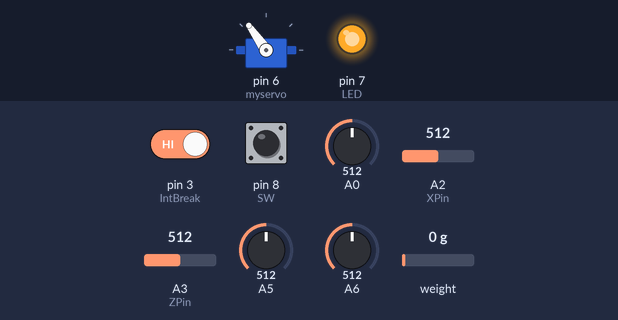
A sketch run on a simulated Arduino Uno, built with avr-gcc and run on an emulated ATmega328P. Parts: servo, output pins drawn as LEDs (lit = HIGH). Inputs (shaded band) come from the test bench; at power-on: weight on the scale 0 g, pin 3 (IntBreak) HIGH, pin 8 (SW) HIGH, A0 = 512, A2 (XPin) = 512, A3 (ZPin) = 512, A5 = 512, A6 = 512. What the sketch prints to the serial monitor is not drawn.

Above: at 2.8 s.
2.9 s: weight on the scale set to 100 g
At 5.02 s:
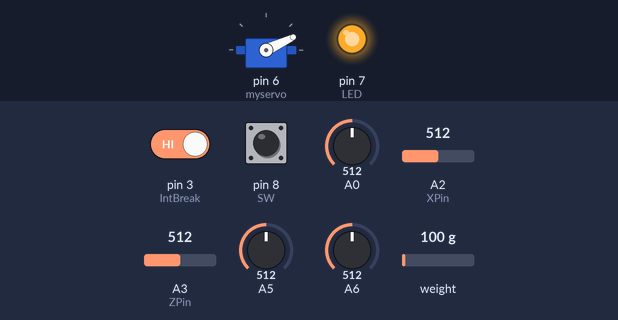
6.6 s: pin 3 (IntBreak) driven LOW
At 7.9 s:
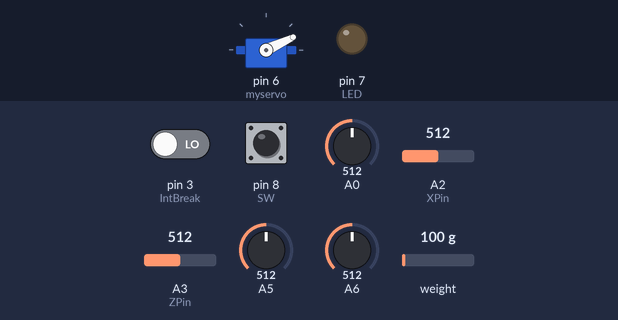
19.7 s: pin 3 (IntBreak) driven HIGH
At 21.1 s:
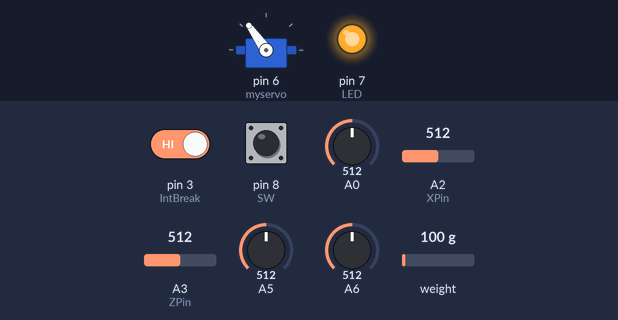
Timing chart, 0 to 22.7 s (numbered marks = the images above; inputs shaded):
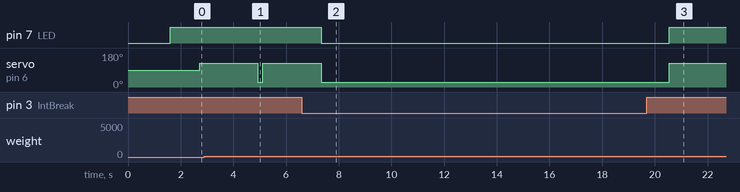

Measured:
- after the input at 2.9 s, servo on pin 6 (myservo): 125° → 25° after 2.0 s, → 125° 0.20 s later
- after the input at 6.6 s, pin 7 (LED): HIGH → LOW after 0.73 s; servo on pin 6 (myservo): 125° → 25° after 0.73 s
- after the input at 19.7 s, pin 7 (LED): LOW → HIGH after 0.85 s; servo on pin 6 (myservo): 25° → 125° after 0.85 s

The sketch:

0918.ino
```cpp
//////////////////////庫//////////////////////
#include <Servo.h>
#include "HX711.h"

//////////////////////實例化物件//////////////////////
Servo myservo;
HX711 scale;

//////////////////////五大模式變數//////////////////////
volatile int NowMode;
int CtrlGoStop;
int timer = 0;

//////////////////////開關跟按鈕、LED、馬達變數//////////////////////
#define NUMBER 5
#define LED 7
#define BUTTONRED 12
#define BUTTONBULE 13
#define SW 8
int red, bule;      //按鈕變數
int OnOff;          //監控是否自動手動變數
int Seg = 1;        //為手動調整伺服馬達變數

//////////////////////HX711相關變數及陣列//////////////////////
float Hx711Array[NUMBER];
float Hx711SortArray[NUMBER];
int HallStartValue = 0;
int SendHx711;
int MedienHx711;

float Hx711newArray[NUMBER];
int avgHx711;

//////////////////////Z軸相關變數及陣列//////////////////////
float ZAxisArray [NUMBER];
float ZSortArray [NUMBER];
int ZStartValue = 0;
int SendZ;
int MedienZ;
const int ZPin = A3;

//////////////////////X軸相關變數及陣列//////////////////////
float XAxisArray[NUMBER];
float XSortArray[NUMBER];
int XStartValue = 0;
int SendX;
int MedienX;
const int XPin = A2;

//////////////////////外部中斷控制變數//////////////////////
int CtrlInti = 0;
int IntBreak = 3;
int HILO;

void setup() {
  Serial.begin(115200);
  //////////////////////設定開關跟按鈕//////////////////////
  pinMode(BUTTONRED, INPUT);
  pinMode(BUTTONBULE, INPUT);
  pinMode(SW, INPUT_PULLUP);
  //////////////////////設定伺服馬達//////////////////////
  myservo.attach(6);
  //////////////////////設定應變規//////////////////////
  // HX711.DOUT  - pin #A1
  // HX711.PD_SCK - pin #A0
  scale.begin(A1, A0);
  scale.set_scale(3780.f);                      // this value is obtained by calibrating the scale with known weights; see the README for details
  scale.tare();               // reset the scale to 0
  //////////////////////在程式初始時先放五個 Hall&X&Z 元素進陣列//////////////////////
  PutValueArray(Hx711Array);
  PutValueArray(XAxisArray, XPin, &XStartValue, "X");
  PutValueArray(ZAxisArray, ZPin, &ZStartValue, "Z");
  //////////////////////藍芽初始化//////////////////////
  /*pinMode(9, OUTPUT);
    digitalWrite(9, HIGH);
    delay(1000);*/
  //////////////////////外部中斷設定//////////////////////
  //attachInterrupt(0, InteHall, HIGH); //assign int0
  /*pinMode(IntBreak, INPUT);*/
  //////////////////////所有設定已完成 LED亮起//////////////////////
  pinMode(LED, OUTPUT);
  digitalWrite(LED, HIGH);
}

//////////////////////外部中斷涵式//////////////////////
void InteHall() {
  CtrlInti = 1;
  digitalWrite(LED, LOW);
  if (SendX >= 5) {
    MotorCmd(2);
    NowMode = 5;
    delay(1000);
  }
  CtrlInti = 0;
}

//////////////////////Hx711陣列初始化完放五個元素//////////////////////
void PutValueArray(float Array[]) {
  for (int i = 0; i < NUMBER; i++) {
    Array[i] = scale.get_units();
  }
  HallStartValue = scale.get_units();
}

void PutValueArray(float Array[], int Pin, int* StartValue, String Axis) {
  if (Axis == "X") {
    for (int i = 0; i < NUMBER; i++) {
      Array[i] = (((float)analogRead(Pin) - 331.5) / 65 * 9.8);
    }
    *StartValue = (((float)analogRead(Pin) - 331.5) / 65 * 9.8);
  }
  if (Axis == "Z") {
    for (int i = 0; i < NUMBER; i++) {
      Array[i] = (((float)analogRead(Pin) - 340) / 68 * 9.8);
    }
    *StartValue = (((float)analogRead(Pin) - 340) / 68 * 9.8);
  }
}

//////////////////////Hx711陣列放值進第一元素//////////////////////
void ShiftRightArray(float Array[]) {
  for (int i = NUMBER - 1; i > 0; i--) {
    Array[i] = Array[i - 1];
  }
  Array[0] =  scale.get_units();
}

void ShiftRightArray(float Array[], String Axis, int Pin) {
  if (Axis == "Z") {
    for (int i = NUMBER - 1; i > 0; i--) {
      Array[i] = Array[i - 1];
    }
    Array[0] = (((float)analogRead(Pin) - 340) / 68 * 9.8);
  }
  if (Axis == "X") {
    for (int i = NUMBER - 1; i > 0; i--) {
      Array[i] = Array[i - 1];
    }
    Array[0] = (((float)analogRead(Pin) - 331.5) / 65 * 9.8);
  }
}

//////////////////////陣列排序//////////////////////
void SortByArray(float SortArray[], float Array[]) {
  float temp;

  for (int i = 0; i < NUMBER; i++) {
    SortArray[i] = Array[i];
  }

  for (int i = 0; i < NUMBER - 1; i++) {
    for (int j = 0; j < NUMBER - 1; j++) {
      if (SortArray[j + 1] < SortArray[j]) {
        temp = SortArray[j];
        SortArray[j] = SortArray[j + 1];
        SortArray[j + 1] = temp;
      }
    }
  }
}

//////////////////////標準差計算涵式//////////////////////
void VariancePulsByLoad (float SortArray[], int* SendData) {
  float Sum1, Sum2, ToTal;

  Sum1 = pow(SortArray[1] - SortArray[2], 2);
  Sum2 = pow(SortArray[3] - SortArray[2], 2);
  ToTal = sqrt(Sum1 + Sum2);
  *SendData = ToTal;
}

//////////////////////馬達控制函式//////////////////////
void MotorCmd(int angle) {
  switch (angle) {
    case 1:
      myservo.write(0);
      break;
    case 2:
      myservo.write(25);
      break;
    case 3:
      myservo.write(50);
      break;
    case 4:
      myservo.write(80);
      break;
    case 5:
      myservo.write(100);
      break;
    case 6:
      myservo.write(125);
      break;
  }
}

//////////////////////計算中位數//////////////////////
void CalculateByMedian(float SortArray[], int StartValue, int* Send) {

  float Median, total;
  Median = SortArray[2];
  float CalculateValue = abs(StartValue - Median);
  *Send = CalculateValue;
}

//////////////////////按鈕控制馬達//////////////////////
void BlueAndRed() {

  red = digitalRead(BUTTONRED);
  bule = digitalRead(BUTTONBULE);
  if (red == HIGH && Seg < 6) {
    Seg++;
    MotorCmd(Seg);
    delay(250);
  } else if (bule == HIGH && Seg > 1) {
    Seg--;
    MotorCmd(Seg);
    delay(250);
  }
}

//////////////////////平均值//////////////////////
void AvgCaculute(float Array[],int* avgHx711){
  int Sum=0;
  for (int i = NUMBER - 1; i > 0; i--) {
    Array[i] = Array[i - 1];
  }
  Array[0] = SendHx711;
  for(int i = 0; i<5;i++){
    Sum+=Array[i];
  }
  *avgHx711 = Sum/5;
}

//////////////////////藍芽傳值涵式//////////////////////
void BluetoothSendData() {
/*
  //Serial.println(85);
  Serial.print("X  ");
  Serial.println(SendX);
  Serial.print("Z  ");
  Serial.println(SendZ);
  Serial.print("Hx711  ");
  Serial.println(avgHx711);
*/

    Serial.write(85);
    Serial.write(analogRead(SendX));
    Serial.write(analogRead(SendZ));
    Serial.write(analogRead(avgHx711));
    Serial.write(1);
    Serial.write(10);

}

//////////////////////模式選擇//////////////////////
void NowModeSwitch() {
  HILO = digitalRead(IntBreak);


  if (HILO == LOW) {
    InteHall();
  } else if (SendZ >= 13  && CtrlInti == 0 && SendHx711 < 3) {
    digitalWrite(LED, HIGH);
    MotorCmd(6);
    NowMode = 4;
    delay(1000);
  } else if (SendX > 8 && CtrlInti == 0) {
    digitalWrite(LED, HIGH);
    MotorCmd(2);
    NowMode = 3;
  } else if (avgHx711 > 5 && CtrlInti == 0) {
    digitalWrite(LED, HIGH);
    if (avgHx711 > 28
    ) {
      MotorCmd(5);
      NowMode = 2;
      delay(500);
    } else if (avgHx711 > 16) {
      MotorCmd(4);
      NowMode = 2;
      delay(500);
    } else if (avgHx711 > 5) {
      MotorCmd(3);
      NowMode = 2;
      delay(500);
    }
  } else if (SendHx711 <= 2 && CtrlInti == 0) {
    digitalWrite(LED, HIGH);
    MotorCmd(1);
    NowMode = 1;
  }
}

//////////////////////手動自動開關判斷//////////////////////
void SwitchOnOff() {
  OnOff = digitalRead(SW);
  if (OnOff == HIGH) {
    //SendX = (((float)analogRead(XPin) - 331.5) / 65 * 9.8);
    //SendZ = (((float)analogRead(ZPin) - 340) / 68 * 9.8);
    ShiftRightArray(Hx711Array);
    ShiftRightArray(ZAxisArray, "Z", ZPin);
    ShiftRightArray(XAxisArray, "X", XPin);
    SortByArray(Hx711SortArray, Hx711Array);
    SortByArray(ZSortArray, ZAxisArray);
    SortByArray(XSortArray, XAxisArray);
    VariancePulsByLoad(Hx711SortArray, &SendHx711);
    VariancePulsByLoad(Hx711SortArray, &SendHx711);
    VariancePulsByLoad(Hx711SortArray, &SendHx711);
    //CalculateByMedian(XSortArray, XStartValue, &MedienX);
    //CalculateByMedian(ZSortArray, ZStartValue, &MedienZ);
    AvgCaculute(Hx711newArray, &avgHx711);
    timer+=1;
    if (timer > 10) {
      SendZ = ZSortArray[2];
      SendX = XSortArray[2];
      NowModeSwitch();
      BluetoothSendData();
    }
  } else {
    BlueAndRed();
  }
}

void loop() {
  SwitchOnOff();
}
```
